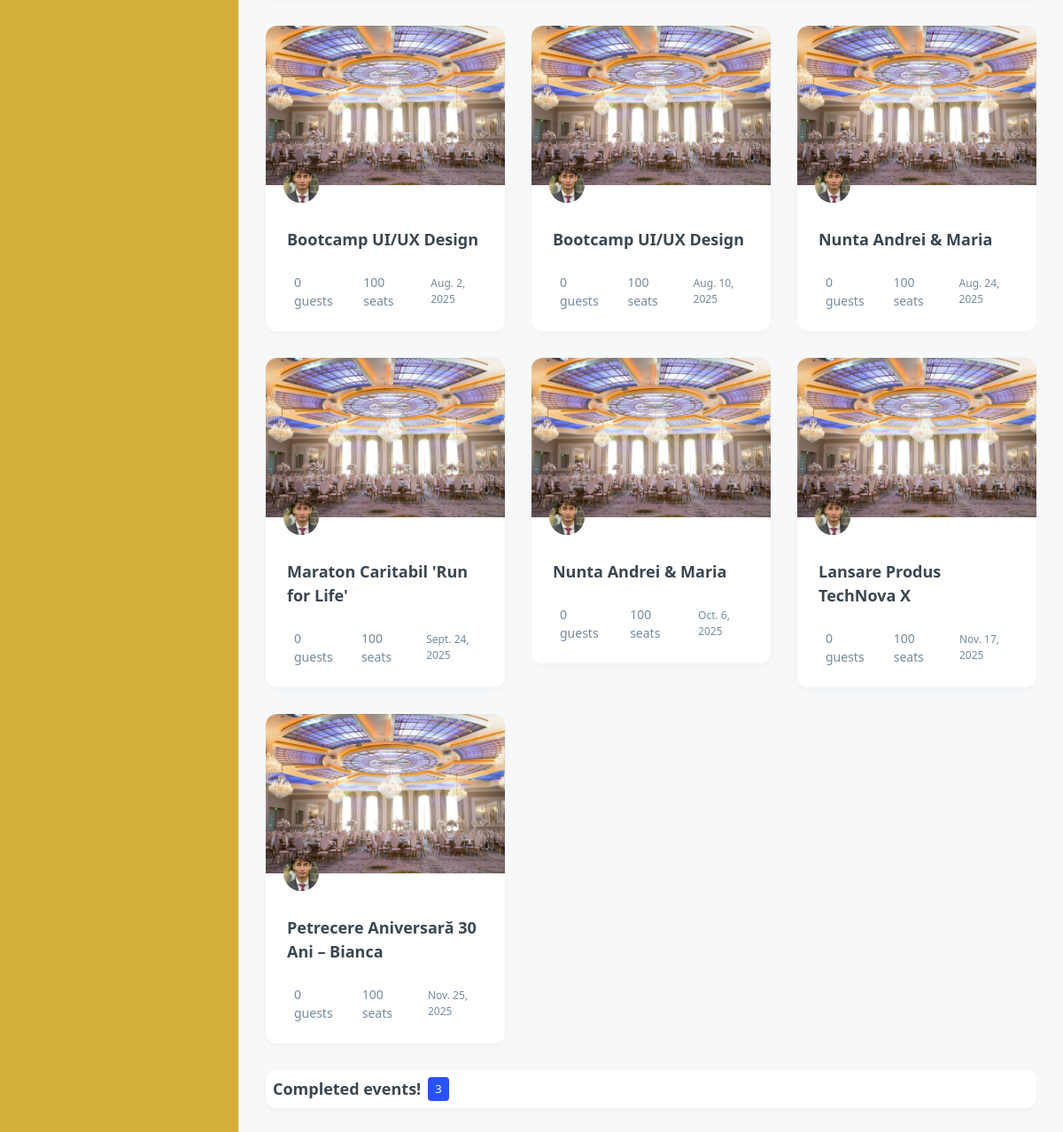
Before: /personal_eveniment_home/ (signed in, lower part) with the older database file.
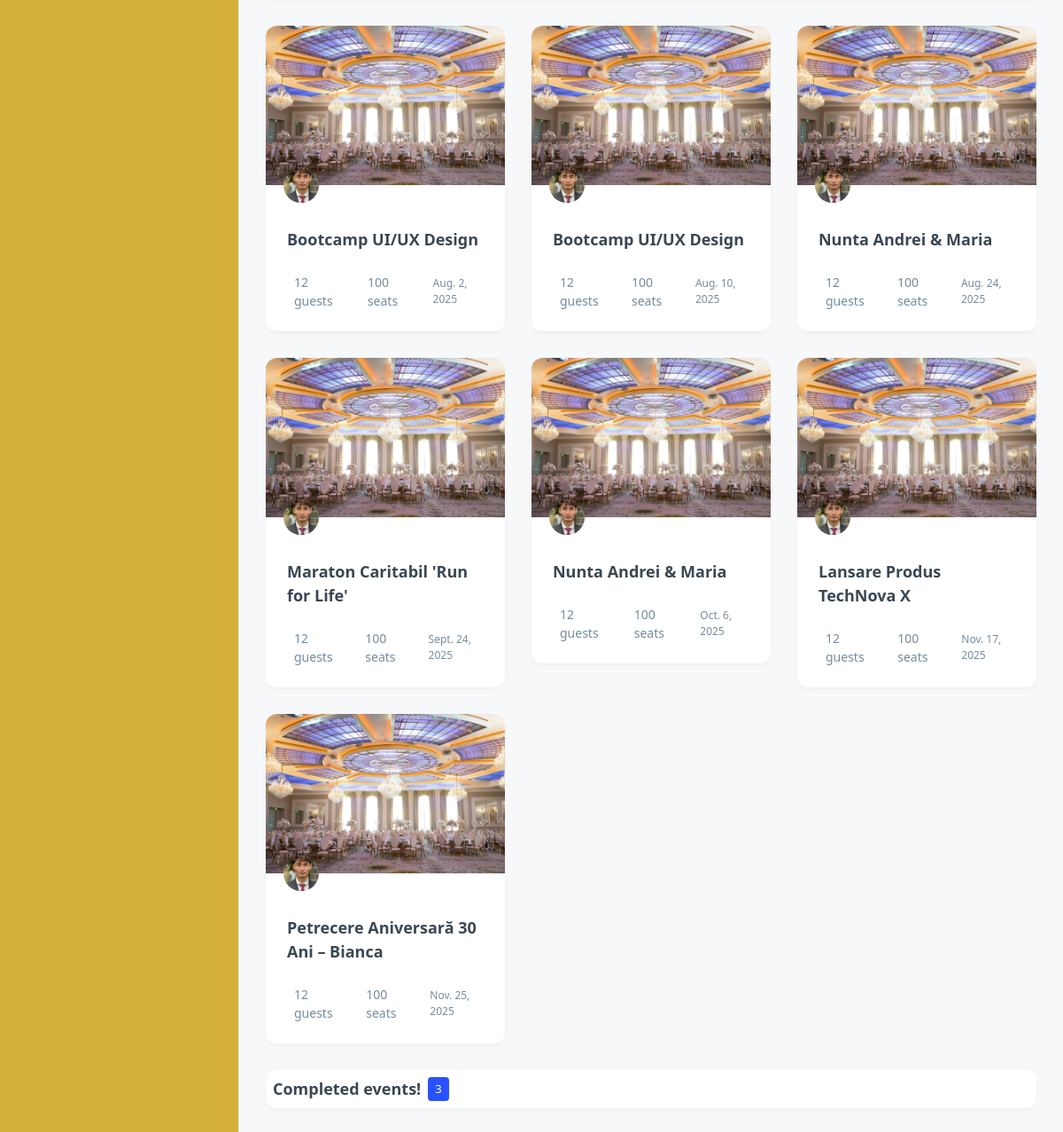
After: the same page with the newer database file.
### base/models.py (models this page shows, shortened)
class Event(models.Model):
    location = models.ForeignKey(Location, on_delete=models.SET_NULL, null=True, blank=True)
    event_name = models.CharField(max_length=100)
    event_date = models.DateField()
    event_time = models.TimeField()
    event_description = models.TextField(null=True, blank=True)
    created_at = models.DateTimeField(auto_now_add=True)
    guests = models.ManyToManyField(Guests, related_name='events', blank=True)
    completed = models.BooleanField(default=False)
    types = models.ManyToManyField(Type, blank=True)
    cost = models.DecimalField(max_digits=10, decimal_places=2, default=3000)
    updated_at = models.DateTimeField(auto_now=True)
    is_canceled = models.BooleanField(default=False)
    organized_by = models.ForeignKey(
        User,
        on_delete=models.CASCADE,
        related_name="organized_events",
        blank=True,
        null=True
    )
    def __str__(self):
        return self.event_name

class Location(models.Model):
    owner = models.ForeignKey(User, on_delete=models.SET_NULL, null=True)
    user_account = models.OneToOneField(User, on_delete=models.CASCADE, null=True, related_name='user_account')
    name = models.CharField(max_length=100)
    description = models.TextField(null=True, blank=True)
    gallery = models.ImageField(upload_to='images/', null=True, blank=True)
    location = models.TextField(max_length=30)
    types = models.ManyToManyField(Type, blank=True)
    seats_numbers = models.IntegerField(null=True, blank=True)
    created_at = models.DateTimeField(auto_now_add=True)
    cost = models.DecimalField(max_digits=12, decimal_places=2,default=3000)
    number = models.CharField(max_length=20, default="+(40) 74 83 64 823")
    def __str__(self):
        return self.name

class Profile(models.Model):
    user = models.ForeignKey(User, on_delete=models.CASCADE, null=True, blank=True)
    username = models.CharField(max_length=150, unique=True)
    password = models.CharField(max_length=128)
    email = models.EmailField()
    description = models.TextField(null=True, blank=True)
    photo = models.ImageField(upload_to='profile_photos/', null=True, blank=True, default="poze_invitati/male.png")
    cv_file = models.FileField(upload_to='cv_folder', null=True, blank=True)
    approved = models.BooleanField(default=False)
    number = models.CharField(max_length=15,default="+(40) 748364823")
    age = models.IntegerField(default=20)
    first_name = models.CharField(null=True, blank=True,max_length=15)
    last_name = models.CharField(null=True, blank=True,max_length=15)
    location = models.CharField(null=True, blank=True,max_length=60)
    street = models.CharField(null=True, blank=True,max_length=100)
    zip_code = models.CharField(null=True, blank=True,max_length=10)
    facebook = models.CharField(null=True, blank=True,max_length=100)
    instagram = models.CharField(null=True, blank=True,max_length=100)
    work_link = models.CharField(null=True, blank=True,max_length=100)
    google_link = models.CharField(null=True, blank=True,max_length=100)
    country = models.CharField(null=True, blank=True,max_length=100)
    created_at = models.DateTimeField(auto_now_add=True)
    USER_TYPE_CHOICES = (
        ('admin', 'Admin'),
        ('organizer', 'Organizer'),
        ('guest', 'Guest'),
        ('staff', 'Staff')
    )
    user_type = models.CharField(
        max_length=20,
        choices=USER_TYPE_CHOICES,
        default='guest'
    )

### base/decorators.py (the view)
    def wrapper(request, *args, **kwargs):
        profile = Profile.objects.filter(user=request.user).first()
        if request.user.is_authenticated and profile:
            if profile.user_type == 'staff':
                return view_func(request, *args, **kwargs)
        messages.error(request, "Acces denied: You must have a staff account in order to acces this part of the site.")
        return redirect(request.META.get('HTTP_REFERER', '/'))

### base/context_processors.py (called while the page is built)
def media_url(request):
    return {
        'MEDIA_URL': settings.MEDIA_URL
    }

### base/templates/base/personal_eveniment_home.html (shortened to what this page needs)
{% extends 'main.html' %}
{% load static %}
{% block content %}
<div class="page-wrapper" id="main-wrapper" data-layout="vertical" data-navbarbg="skin6" data-sidebartype="full"
data-sidebar-position="fixed" data-header-position="fixed">
  {% include 'sidebar.html' %}
  <div class="body-wrapper">
    <div class="container-fluid">
          <div class="row">
            {% for event in remaining_events %}
            <div class="col-lg-4">
              <div class="card overflow-hidden hover-img card-hover">
                <div class="position-relative">
                  <a href="{% url 'personal_vizualizare_eveniment' event.id %}">
                    <img src="{{ MEDIA_URL }}{{event.location.gallery}}" class="card-img-top" style="max-height: 250px; object-fit: cover;" alt="matdash-img">
                  </a>
                  <img src="{{ MEDIA_URL }}{{ event.organized_by.profile_set.all.0.photo }}" alt="matdash-img" class="img-fluid rounded-circle position-absolute bottom-0 start-0 mb-n9 ms-9" style="width: 40px; max-height: 40px; object-fit: cover;" data-bs-toggle="tooltip" data-bs-placement="top" data-bs-title="Georgeanna Ramero">
                </div>
                <div class="card-body p-4">
                  <a class="d-block my-4 fs-5 text-dark fw-semibold link-primary" href="">{{ event.event_name }}</a>
                  <div class="d-flex align-items-center gap-4">
                    <div class="d-flex align-items-center gap-2">
                      {{ event.guests.count }} guests
                    </div>
                    <div class="d-flex align-items-center gap-2">
                       {{ event.location.seats_numbers }} seats
                    </div>
                    <div class="d-flex align-items-center fs-2 ms-auto">
                      {{ event.event_date }}
                    </div>
                  </div>
                </div>
              </div>
            </div>
            {% endfor %}
        </div>
        {% if past_events %}
          <div class="col-lg-12">
            <div class="card card-hover">
                <div class="card-body p-2 d=flex align-items-center">
                    <h1 class="card-title d-flex align-items-center gap-2 p-0 m-0 h3" data-bs-toggle="collapse" href="#completedEventsCollapse" role="button" aria-expanded="false" aria-controls="completedEventsCollapse">
                        Completed events!
                      <span class="badge text-bg-primary">{{ past_events_count }}</span>
                    </h1>
                </div>
            </div>
          </div>
        {% endif %}
    </div>
  </div>
</div>
{% endblock %}

### templates/main.html (shortened to what this page needs)
<!DOCTYPE html>
{% load static %}
<html lang="en">
<head>
    <link href="https://cdn.jsdelivr.net/npm/bootstrap@5.3.0-alpha3/dist/css/bootstrap.min.css" rel="stylesheet">
    <link rel="stylesheet" href="https://cdnjs.cloudflare.com/ajax/libs/noUiSlider/15.6.0/nouislider.min.css" />
    <link rel="stylesheet" href="https://cdn.jsdelivr.net/npm/choices.js/public/assets/styles/choices.min.css">
    <link rel="stylesheet" href="https://cdn.jsdelivr.net/npm/flatpickr/dist/flatpickr.min.css">
    <link rel="stylesheet" href="https://cdn.jsdelivr.net/npm/flatpickr/dist/flatpickr.min.css">
    <link rel="stylesheet" href="https://cdn.jsdelivr.net/npm/apexcharts/dist/apexcharts.css">
    <link rel="stylesheet" href="https://unpkg.com/swiper/swiper-bundle.min.css">
    <link rel="stylesheet" href="https://code.jquery.com/ui/1.12.1/themes/smoothness/jquery-ui.css">
    <link rel="stylesheet" href="https://cdn.jsdelivr.net/npm/bootstrap-icons@1.11.3/font/bootstrap-icons.min.css">
    <link rel="stylesheet" href="https://cdn.datatables.net/1.13.5/css/jquery.dataTables.min.css">
    <link rel="stylesheet" type="text/css" href="{% static 'css/styles.css' %}">
    <link rel="stylesheet" type="text/css" href="{% static 'css/sidebar-admin.css' %}">
    <link rel="stylesheet" type="text/css" href="{% static 'css/admin-charts.css' %}">
    <link rel="stylesheet" type="text/css" href="{% static 'css/admin-locations.css' %}">
    <link rel="stylesheet" type="text/css" href="{% static 'css/admin-events.css' %}">
    <link rel="stylesheet" type="text/css" href="{% static 'css/update-users-admin.css' %}">
    <link rel="stylesheet" type="text/css" href="{% static 'css/admin-users.css' %}">
    <link rel="stylesheet" type="text/css" href="{% static 'css/personal_home.css' %}">
    <link rel="stylesheet" type="text/css" href="{% static 'css/home-page.css' %}">
    <link href="https://cdn.jsdelivr.net/npm/tom-select@2.4.1/dist/css/tom-select.css" rel="stylesheet">
    <link rel="stylesheet" href="https://cdn.jsdelivr.net/npm/flatpickr/dist/flatpickr.min.css">
    <link rel="stylesheet" href="https://cdnjs.cloudflare.com/ajax/libs/animate.css/4.1.1/animate.min.css"/>
    <link rel="stylesheet" href="https://cdnjs.cloudflare.com/ajax/libs/font-awesome/6.7.2/css/all.min.css" />
    <link href='https://cdn.jsdelivr.net/npm/fullcalendar@6.1.8/main.min.css' rel='stylesheet' />
</head>
<body>
    {% block content %}
    {% endblock %}
</body>
</html>

### templates/sidebar.html (shortened to what this page needs)
{% block content %}
{% load static %}
<aside class="left-sidebar">
  </aside>
{% endblock %}

### templates/header.html (shortened to what this page needs)
{% block content %}
{% load static %}
{% endblock %}

### static/css/styles.css (style rules this page uses)
body { font-family: Arial, sans-serif; background-color: #FAF9F6; margin: 0; }
a { color: #D4AF37; text-decoration: none; }
.task_manager span, a { margin-left: auto; }
:root { --primary-color: #2E8B57; --secondary-color: #D4AF37; --text-color: #002B5B; }

### static/css/home-page.css (style rules this page uses)
* { font-weight:500; font-family:'Segoe UI', Tahoma, Geneva, Verdana, sans-serif }
*:after, *:before { padding:0; margin:0; box-sizing: border-box; }

Changed rows visible on the page:
changed Event "Aug. 2, 2025": guests.count "0" → "12"
changed Event "Aug. 10, 2025": guests.count "0" → "12"
changed Event "Aug. 24, 2025": guests.count "0" → "12"
changed Event "Maraton Caritabil 'Run for Life'": guests.count "0" → "12"
changed Event "Oct. 6, 2025": guests.count "0" → "12"
changed Event "Lansare Produs TechNova X": guests.count "0" → "12"
changed Event "Petrecere Aniversară 30 Ani – Bianca": guests.count "0" → "12"
